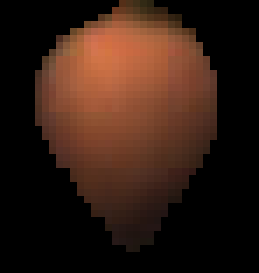
#> input picture Ripeness Analysis/msk_ripen/img_1_10_0_Mangos_output.png, 37 x 39 px (shown 7 times larger); its folder holds only this picture in this run
$ python clustering.py
#> lines starting #> are read from the running program, lines starting #| are printed output that depends on the picture
import numpy as np
import cv2
import matplotlib.pyplot as plt
import os
import glob


path = "/Users/pavankumar/Documents/Robotics MSc/Dissertation/Fruit-Detection-in-Orchards/Ripeness Analysis/msk_ripen"

os.chdir(path)

all_files = glob.glob("*")
imgList = []
for img in all_files:
    imgList.append(img)

print((imgList))

original_image = cv2.imread(imgList[0])
#> original_image is the input picture: shape (39, 37, 3); mean B, G, R 19.5, 29.4, 51.3
#original_image = cv2.imread("berry.jpg")
#print(original_image)

#original_image = io[170:230, 200:245]

img=cv2.cvtColor(original_image,cv2.COLOR_BGR2HSV)
#> img: shape (39, 37, 3); mean H, S, V 4.1, 69.2, 51.3

vectorized = img.reshape((-1,3))
#> vectorized = 1443 rows, first 8: [0, 0, 0], [0, 0, 0], [0, 0, 0], [0, 0, 0], [0, 0, 0], [0, 0, 0], [0, 0, 0], [0, 0, 0]

vectorized = np.float32(vectorized)

criteria = (cv2.TERM_CRITERIA_EPS + cv2.TERM_CRITERIA_MAX_ITER, 10, 1.0)

K = 2
attempts=10
ret,label,center=cv2.kmeans(vectorized,K,None,criteria,attempts,cv2.KMEANS_RANDOM_CENTERS)
#> ret = 1535949.6; label = 1443 values, max 1 at index 17, min 0 at index 0, mean 0.448; center = [[0, 0, 0], [9.2, 154.7, 114.6]]

center = np.uint8(center)
#> center = [[0, 0, 0], [9, 154, 114]]

res = center[label.flatten()]
#> res has the same summary as vectorized
result_image = res.reshape((img.shape))
#> result_image: shape (39, 37, 3); mean H, S, V 4, 68.9, 51

figure_size = 15

plt.figure(figsize=(figure_size,figure_size))
plt.subplot(1,2,1),plt.imshow(original_image)
plt.title('Original Image'), plt.xticks([]), plt.yticks([])
plt.subplot(1,2,2),plt.imshow(result_image)
plt.title('Segmented Image when K = %i' % K), plt.xticks([]), plt.yticks([])
plt.show()
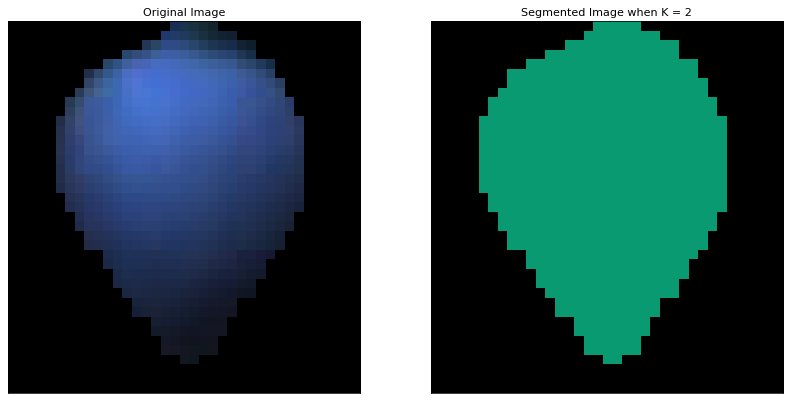
#> figure drawn by matplotlib, 2 panels; B, G, R data is drawn as R, G, B

$ run again, on Ripeness Analysis/msk_ripen/img_1_9_0_Mangos1_output.png
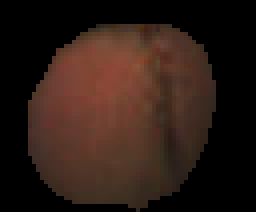
#> input picture Ripeness Analysis/msk_ripen/img_1_9_0_Mangos1_output.png, 64 x 53 px (shown 4 times larger)
#> original_image is the input picture: shape (53, 64, 3); mean B, G, R 21.5, 28.4, 45.3
#> img: shape (53, 64, 3); mean H, S, V 4.8, 67.8, 45.3
#> `ret,label,center=cv2.kmeans(vectorized,K,None,criteria,attempts,cv2.KM..`: ret = 1473621.4; label = 3392 values, max 1 at index 408, min 0 at index 0, mean 0.519; center = [[0, 0, 0], [9.27, 130.8, 87.37]]
#> `center = np.uint8(center)`: center = [[0, 0, 0], [9, 130, 87]]
#> result_image: shape (53, 64, 3); mean H, S, V 4.7, 67.4, 45.1
#> `plt.show()`:
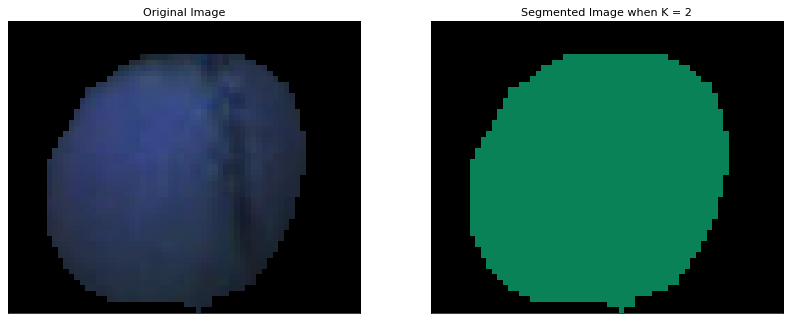
#> figure drawn by matplotlib, 2 panels; B, G, R data is drawn as R, G, B

$ run again, on Ripeness Analysis/msk_ripen/img_1_3_0_Mangos_output.png
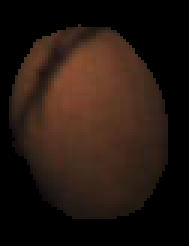
#> input picture Ripeness Analysis/msk_ripen/img_1_3_0_Mangos_output.png, 63 x 82 px (shown 3 times larger)
#> original_image is the input picture: shape (82, 63, 3); mean B, G, R 16.1, 23.1, 36.6
#> img: shape (82, 63, 3); mean H, S, V 6.2, 71.6, 36.6
#> `ret,label,center=cv2.kmeans(vectorized,K,None,criteria,attempts,cv2.KM..`: ret = 3696339.8; label = 5166 values, max 1 at index 530, min 0 at index 0, mean 0.521; center = [[0.0206, 0.166, 0.0667], [11.85, 137.2, 70.16]]
#> `center = np.uint8(center)`: center = [[0, 0, 0], [11, 137, 70]]
#> result_image: shape (82, 63, 3); mean H, S, V 5.7, 71.4, 36.5
#> `plt.show()`:
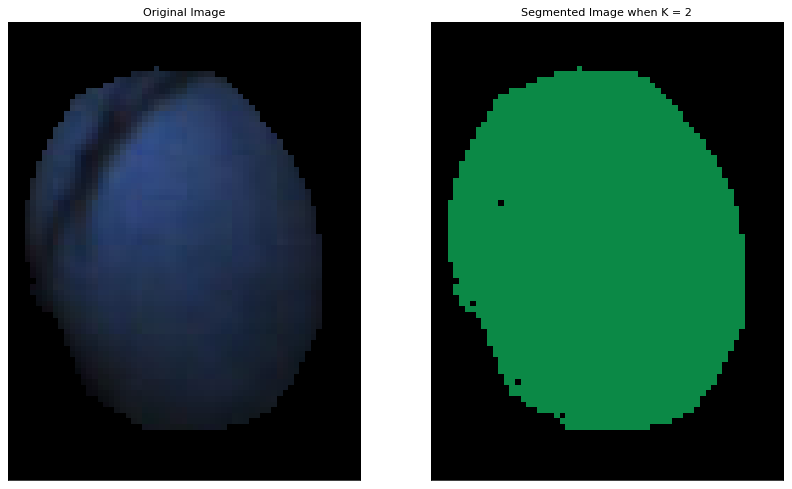
#> figure drawn by matplotlib, 2 panels; B, G, R data is drawn as R, G, B

$ run again, on Ripeness Analysis/msk_ripen/img_1_5_0_Mangos(3)_output.png
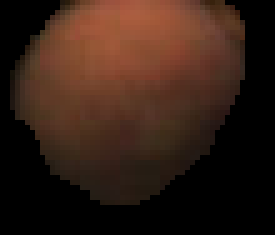
#> input picture Ripeness Analysis/msk_ripen/img_1_5_0_Mangos(3)_output.png, 55 x 47 px (shown 5 times larger)
#> original_image is the input picture: shape (47, 55, 3); mean B, G, R 21.4, 31.3, 52.2
#> img: shape (47, 55, 3); mean H, S, V 5.9, 84, 52.2
#> vectorized = 2585 rows, first 8: [0, 0, 0], [0, 0, 0], [0, 0, 0], [0, 0, 0], [0, 0, 0], [0, 0, 0], [0, 0, 0], [0, 0, 0]
#> `ret,label,center=cv2.kmeans(vectorized,K,None,criteria,attempts,cv2.KM..`: ret = 2547438; label = 2585 values, max 1 at index 12, min 0 at index 0, mean 0.576; center = [[0, 0, 0], [10.18, 145.8, 90.69]]
#> `center = np.uint8(center)`: center = [[0, 0, 0], [10, 145, 90]]
#> res has the same summary as vectorized
#> result_image: shape (47, 55, 3); mean H, S, V 5.8, 83.5, 51.8
#> `plt.show()`:
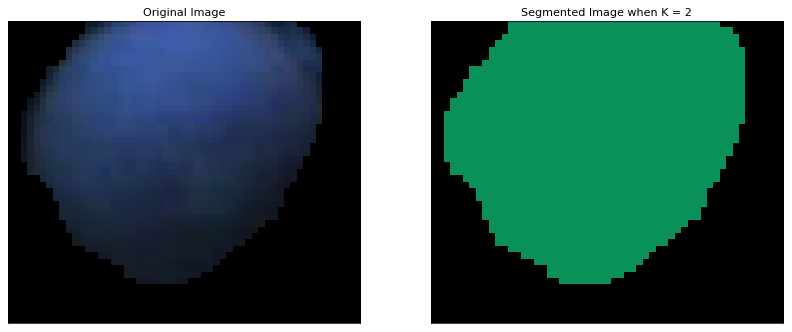
#> figure drawn by matplotlib, 2 panels; B, G, R data is drawn as R, G, B
